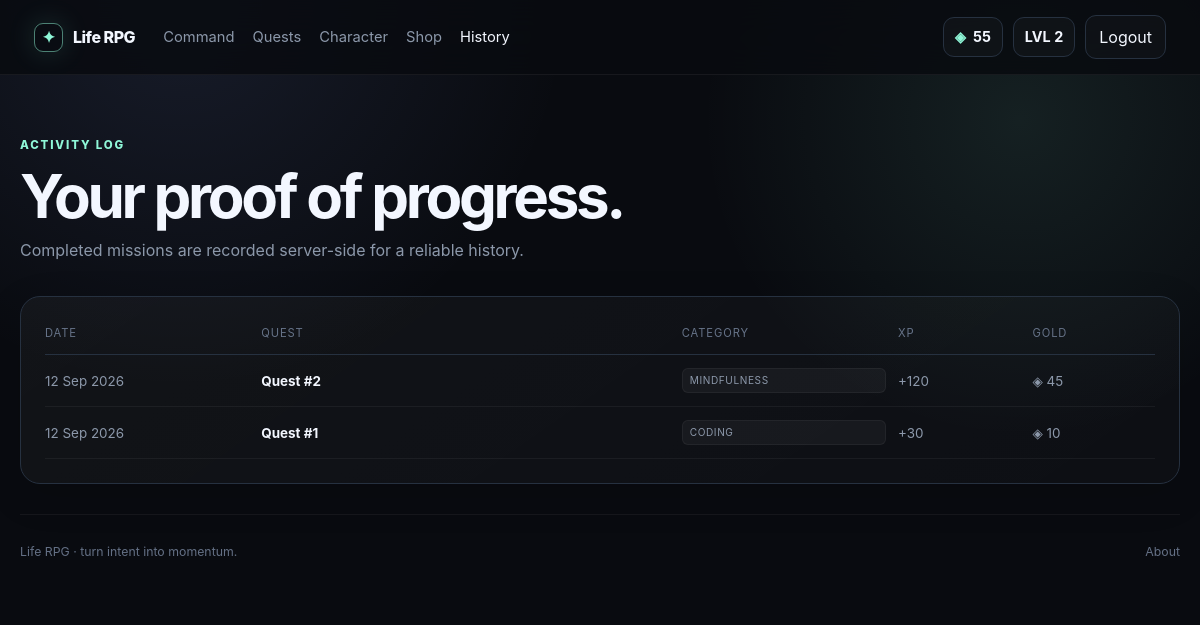
Screenshot of /history (signed in) with the database file from the repository.
### app.py (models this page shows)
class Base(DeclarativeBase):
    pass

class User(Base):
    __tablename__ = "users"
    id: Mapped[int] = mapped_column(Integer, primary_key=True)
    name: Mapped[str] = mapped_column(String(80), nullable=False)
    email: Mapped[str] = mapped_column(String(255), unique=True, nullable=False, index=True)
    password_hash: Mapped[str] = mapped_column(String(255), nullable=False)
    xp: Mapped[int] = mapped_column(Integer, default=0, nullable=False)
    level: Mapped[int] = mapped_column(Integer, default=1, nullable=False)
    gold: Mapped[int] = mapped_column(Integer, default=0, nullable=False)
    streak: Mapped[int] = mapped_column(Integer, default=0, nullable=False)
    last_activity: Mapped[date | None] = mapped_column(nullable=True)
    created_at: Mapped[datetime] = mapped_column(DateTime(timezone=True), default=lambda: datetime.now(timezone.utc), nullable=False)
    theme: Mapped[str] = mapped_column(String(32), default="default", nullable=False)
    attributes: Mapped["Attributes"] = relationship(back_populates="user", cascade="all, delete-orphan", uselist=False)
    quests: Mapped[list["Quest"]] = relationship(back_populates="user", cascade="all, delete-orphan")
    activities: Mapped[list["ActivityLog"]] = relationship(back_populates="user", cascade="all, delete-orphan")
    inventory: Mapped[list["Inventory"]] = relationship(back_populates="user", cascade="all, delete-orphan")

class ActivityLog(Base):
    __tablename__ = "activity_logs"
    id: Mapped[int] = mapped_column(Integer, primary_key=True)
    user_id: Mapped[int] = mapped_column(ForeignKey("users.id", ondelete="CASCADE"), nullable=False, index=True)
    quest_id: Mapped[int | None] = mapped_column(ForeignKey("quests.id", ondelete="SET NULL"), nullable=True)
    activity_date: Mapped[date] = mapped_column(nullable=False, index=True)
    xp_earned: Mapped[int] = mapped_column(Integer, default=0, nullable=False)
    gold_earned: Mapped[int] = mapped_column(Integer, default=0, nullable=False)
    category: Mapped[str | None] = mapped_column(String(20), nullable=True)
    user: Mapped[User] = relationship(back_populates="activities")

### app.py (the view)
@app.route("/history")
@login_required
def history():
    logs = db().scalars(select(ActivityLog).where(ActivityLog.user_id == g.user.id).order_by(ActivityLog.activity_date.desc(), ActivityLog.id.desc()).limit(100)).all()
    return render_template("history.html", logs=logs)

### app.py (called while the page is built)
def db():
    if "db" not in g:
        g.db = Session(engine)
    return g.db

def get_csrf_token():
    token = session.get("csrf_token")
    if not token:
        token = secrets.token_urlsafe(32)
        session["csrf_token"] = token
    return token

@app.context_processor
def inject_helpers():
    return {
        "csrf_token": get_csrf_token(),
        "level_threshold": level_threshold,
        "level_progress": level_progress,
        "category_map": CATEGORY_MAP,
        "difficulty_rewards": DIFFICULTY_REWARDS,
    }

@app.before_request
def load_user():
    g.user = None
    user_id = session.get("user_id")
    if user_id:
        g.user = db().get(User, user_id)
    if request.method == "POST" and request.endpoint not in {"static", "health"}:
        require_csrf()

@app.after_request
def security_headers(response):
    response.headers["X-Content-Type-Options"] = "nosniff"
    response.headers["X-Frame-Options"] = "DENY"
    response.headers["Referrer-Policy"] = "strict-origin-when-cross-origin"
    if IS_PRODUCTION:
        response.headers["Strict-Transport-Security"] = "max-age=31536000; includeSubDomains"
    return response

def login_required(view):
    @wraps(view)
    def wrapped(*args, **kwargs):
        if not g.user:
            flash("Log in to continue your adventure.", "warning")
            return redirect(url_for("login"))
        return view(*args, **kwargs)
    return wrapped

### templates/history.html
{% extends "base.html" %}{% block title %}History · Life RPG{% endblock %}
{% block content %}<section class="wrap page-head"><div><div class="eyebrow">ACTIVITY LOG</div><h1>Your proof of progress.</h1><p>Completed missions are recorded server-side for a reliable history.</p></div></section><section class="wrap panel"><div class="history-table"><div class="history-head"><span>Date</span><span>Quest</span><span>Category</span><span>XP</span><span>Gold</span></div>{% for log in logs %}<div class="history-row"><span>{{ log.activity_date.strftime('%d %b %Y') }}</span><strong>{{ log.quest_id and 'Quest #' ~ log.quest_id or 'Quest' }}</strong><span class="tag">{{ log.category or 'other' }}</span><span>+{{ log.xp_earned }}</span><span>◈ {{ log.gold_earned }}</span></div>{% else %}<div class="empty-state compact"><span>⌁</span><h3>Your timeline is waiting.</h3><p>Complete your first quest and the record will appear here.</p></div>{% endfor %}</div></section>{% endblock %}

### templates/base.html (shortened to what this page needs)
<!doctype html>
<html lang="en" data-theme="{{ g.user.theme if g.user else 'default' }}">
<head>
  <link rel="stylesheet" href="{{ url_for('static', filename='style.css') }}">
</head>
<body>
<div class="app-shell">
  <header class="topbar">
    <a class="brand" href="{{ url_for('index') }}" aria-label="Life RPG home"><span class="brand-orb">✦</span><span>Life RPG</span></a>
    <nav aria-label="Primary navigation">
      {% if g.user %}
        <a href="{{ url_for('dashboard') }}">Command</a>
        <a href="{{ url_for('quests') }}">Quests</a>
        <a href="{{ url_for('character') }}">Character</a>
        <a href="{{ url_for('shop') }}">Shop</a>
        <a href="{{ url_for('history') }}">History</a>
      {% else %}
        <a href="{{ url_for('about') }}">How it works</a>
      {% endif %}
    </nav>
    <div class="top-actions">
      {% if g.user %}
        <div class="wallet" title="Gold"><span>◈</span>{{ g.user.gold }}</div>
        <div class="level-pill">LVL {{ g.user.level }}</div>
        <form method="post" action="{{ url_for('logout') }}"><input type="hidden" name="csrf_token" value="{{ csrf_token }}"><button class="ghost-btn" type="submit">Logout</button></form>
      {% else %}
        <a class="ghost-btn" href="{{ url_for('login') }}">Log in</a>
        <a class="primary-btn" href="{{ url_for('signup') }}">Start quest</a>
      {% endif %}
    </div>
  </header>
  <main id="main">
    {% block content %}{% endblock %}
  </main>
  <footer class="footer"><span>Life RPG · turn intent into momentum.</span><a href="{{ url_for('about') }}">About</a></footer>
</div>
</body>
</html>

### static/style.css (style rules this page uses)
:root { --bg:#090b10;--panel:#11151d;--panel2:#171c26;--line:#263140;--text:#f3f7ff;--muted:#8c98aa;--accent:var(--theme-accent,#8ff7d8);--accent2:#8ea7ff;--danger:#ff6579;--success:#8ff7d8;--warning:#f4c76b;--shadow:0 24px 70px rgba(0,0,0,.35) }
* { box-sizing:border-box }
html { scroll-behavior:smooth }
body { margin:0;background:radial-gradient(circle at 15% 0%,rgba(142,167,255,.11),transparent 30%),radial-gradient(circle at 85% 15%,rgba(143,247,216,.09),transparent 26%),var(--bg);color:var(--text);font-family:Inter,ui-sans-serif,system-ui,-apple-system,BlinkMacSystemFont,"Segoe UI",sans-serif;line-height:1.5 }
a { color:inherit;text-decoration:none }
button,input,textarea,select { font:inherit }
button,a { outline-offset:4px }
.app-shell { min-height:100vh }
.topbar { position:sticky;top:0;z-index:20;display:flex;align-items:center;gap:28px;padding:15px 34px;border-bottom:1px solid rgba(255,255,255,.06);background:rgba(9,11,16,.84);backdrop-filter:blur(18px) }
.brand { font-weight:800;letter-spacing:-.03em;display:flex;align-items:center;gap:10px }
.brand-orb { display:grid;place-items:center;width:29px;height:29px;border:1px solid rgba(143,247,216,.5);border-radius:9px;color:var(--accent);box-shadow:0 0 28px rgba(143,247,216,.15) }
nav { display:flex;gap:18px;flex:1 }
nav a { color:var(--muted);font-size:.92rem }
nav a:hover,nav a[aria-current=page] { color:var(--text) }
.top-actions { display:flex;align-items:center;gap:10px }
.wallet,.level-pill { display:flex;align-items:center;gap:7px;padding:8px 11px;border:1px solid var(--line);border-radius:11px;background:rgba(255,255,255,.025);font-weight:700;font-size:.9rem }
.wallet span { color:var(--accent) }
.wrap { width:min(1160px,calc(100% - 40px));margin:0 auto }
.eyebrow,.label { color:var(--accent);font-weight:800;letter-spacing:.16em;font-size:.72rem }
.primary-btn,.ghost-btn,.text-link,.icon-btn,.complete-btn { cursor:pointer;border:0 }
.ghost-btn { display:inline-flex;align-items:center;justify-content:center;padding:9px 13px;border-radius:11px;border:1px solid var(--line);background:rgba(255,255,255,.02);color:var(--text) }
.card-top,.mock-level,.xp-meta,.attr-line,.panel-head,.quest-row,.activity-row,.shop-footer,.history-head,.history-row,.button-row { display:flex;align-items:center }
.page-head { display:flex;justify-content:space-between;gap:30px;align-items:end;padding:62px 0 34px }
.page-head h1 { font-size:clamp(2.4rem,5vw,4.6rem);line-height:1;letter-spacing:-.055em;margin:12px 0 }
.page-head p { color:var(--muted);margin:0 }
.panel { border:1px solid var(--line);border-radius:20px;background:linear-gradient(145deg,rgba(255,255,255,.035),rgba(255,255,255,.015));padding:24px;box-shadow:0 12px 40px rgba(0,0,0,.14) }
.tag,.reward-tag { padding:4px 7px;border-radius:6px;background:rgba(255,255,255,.04);border:1px solid rgba(255,255,255,.05);color:#98a4b5;font-size:.63rem;text-transform:uppercase;letter-spacing:.06em }
.history-table { display:grid }
.history-head,.history-row { grid-template-columns:1fr 2fr 1fr .6fr .6fr;display:grid;gap:12px;align-items:center }
.history-head { padding:4px 0 12px;color:#667388;font-size:.7rem;text-transform:uppercase;letter-spacing:.08em;border-bottom:1px solid var(--line) }
.history-row { padding:13px 0;border-bottom:1px solid rgba(255,255,255,.05);font-size:.84rem }
.history-row span { color:var(--muted) }
.history-row strong { min-width:0 }
.footer { width:min(1160px,calc(100% - 40px));margin:30px auto 0;padding:28px 0 36px;border-top:1px solid rgba(255,255,255,.05);display:flex;justify-content:space-between;color:#647085;font-size:.77rem }

### rows the page displays
User: user.gold "55", user.level "2"
ActivityLog: activity_date "12 Sep 2026", quest "Quest #2", category "MINDFULNESS", xp_earned "120", gold_earned "45"
ActivityLog: activity_date "12 Sep 2026", quest "Quest #1", category "CODING", xp_earned "30", gold_earned "10"
